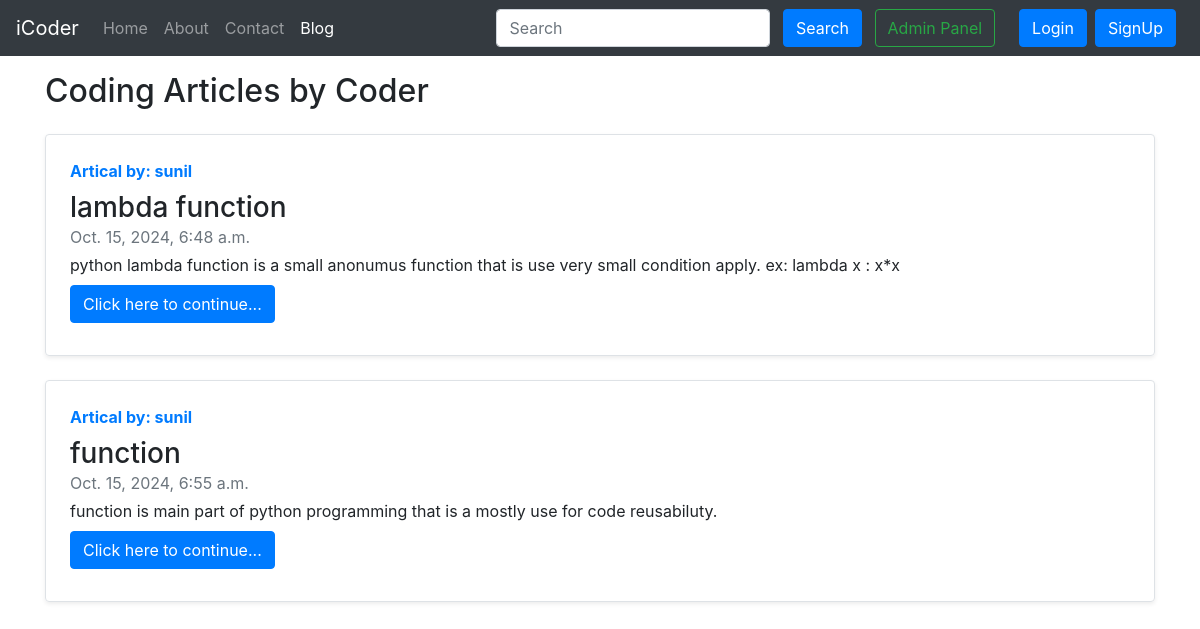
Screenshot of /blog/ with the database file from the repository.
### blog/models.py (models this page shows, shortened)
class Post(models.Model):
    sno = models.AutoField(primary_key=True)
    title = models.CharField(max_length=100)
    content = models.TextField()
    author = models.CharField(max_length=100)
    slug = models.CharField(max_length=130)
    timeStemp = models.DateTimeField(blank=True)
    views= models.IntegerField(default=0)

### blog/views.py (the view)
# urls.py: path('', views.bloghome,name = 'Home'),
def bloghome(request):
    allPost = Post.objects.all()
    return render(request,'blog/blogHome.html',{'allPost':allPost})

### templates/blog/blogHome.html (shortened to what this page needs)
{% extends 'home/base.html' %}
{% block blogactive %} active {% endblock blogactive %}
{% block body %}
<div class="container my-3">
    <h2>Coding Articles by Coder</h2>
    {% for post in allPost %}
    <div class="row no-gutters border rounded overflow-hidden flex-md-row mb-4 shadow-sm h-md-250 my-4 position-relative">
        <div class="col p-4 d-flex flex-column position-static">
            <strong class="d-inline-block mb-2 text-primary"> Artical by: {{post.author}}</strong>
            <h3 class="mb-0">{{post.title}}</h3>
            <div class="mb-1 text-muted">  {{post.timeStemp}} </div>
            <p class="card-text mb-auto">{{post.content | truncatechars:350}}</p>
            <div class="my-2">
            	<a href="/blog/{{post.slug}}" role="button" class="btn btn-primary">Click here to continue...</a>
            </div>
        </div>
    </div>
    {% endfor %}
</div>
 {% endblock %}

### templates/home/base.html (shortened to what this page needs)
<!doctype html>
<html lang="en">
  <head>
    <link rel="stylesheet" href="https://stackpath.bootstrapcdn.com/bootstrap/4.5.2/css/bootstrap.min.css">
  </head>
  <body>
    <nav class="navbar navbar-expand-lg navbar-dark bg-dark">
        <a class="navbar-brand" href="/">iCoder</a>
        <div class="collapse navbar-collapse" id="navbarSupportedContent">
          <ul class="navbar-nav mr-auto">
            <li class="nav-item {% block homeactive %}  {% endblock homeactive %}">
              <a class="nav-link" href="/">Home <span class="sr-only">(current)</span></a>
            </li>
            <li class="nav-item {% block aboutactive %}  {% endblock aboutactive %}" >
              <a class="nav-link" href="/about">About</a>
            </li>
            <li class="nav-item {% block contactactive %}  {% endblock contactactive %} ">
              <a class="nav-link" href="/contact">Contact</a>
            </li>
            <li class="nav-item {% block blogactive %}  {% endblock blogactive %} ">
              <a class="nav-link" href="/blog">Blog</a>
            </li>
          </ul>
          <div class="ml-auto form-inline ">
          <form method="get" action="/search"class="my-2 my-lg-0 mx-3">
            <input class="form-control mr-sm-2" type="search" placeholder="Search" aria-label="Search" name="query" id="query">
            <button class="btn btn-primary my-2 my-sm-0 " type="submit">Search</button>
            <a href="/admin" role="button" target="_blank" class="btn btn-outline-success m-2 my-sm-0"> Admin Panel </a>
          </form>
{% if user.is_authenticated %}
<ul class="navbar-nav mr-2">
<li class="nav-item dropdown">
<a class="nav-link dropdown-toggle" href='#' id="navbarDropdown" role="button" data-toggle="dropdown"> Welcome {{request.user}}</a>
<div class="dropdown-menu" aria-labelledby="navbarDropdown">
          <a class="dropdown-item" href="/logout">Logout</a>
        </div>
      </li>
      </ul>
      </div>
{% else %}
<button type="button" class="btn btn-primary mr-2" data-toggle="modal" data-target="#loginModal">
Login
</button>
<button type="button" class="btn btn-primary mr-2" data-toggle="modal" data-target="#signupModal">
SignUp
</button>
{% endif %}
        </div>
      </nav>
      {% block body %}  {% endblock body %}
  </body>
</html>

### rows the page displays
Post: author "sunil", title "lambda function", timeStemp "Oct. 15, 2024, 6:48 a.m.", content "python lambda function is a small anonumus function that is use very small condition apply. ex: lambda x : x*x"
Post: author "sunil", title "function", timeStemp "Oct. 15, 2024, 6:55 a.m.", content "function is main part of python programming that is a mostly use for code reusabiluty."
